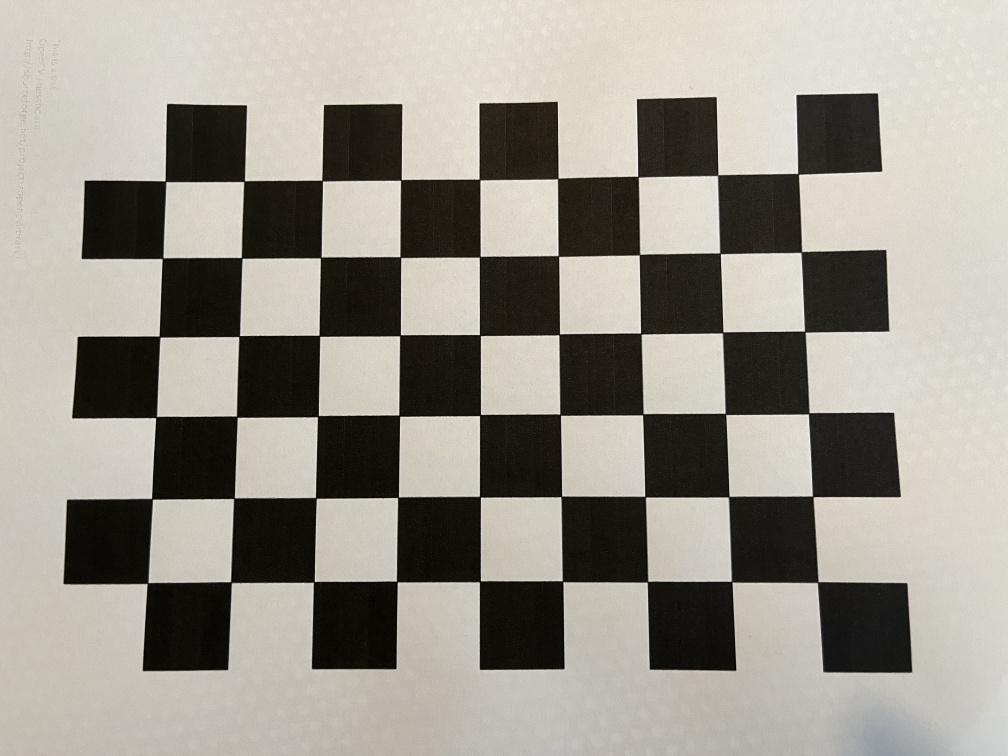
#> input picture photocalibration/0.JPG, 4032 x 3024 px (shown at 1/4 size); its folder holds only this picture in this run
$ python calibration.py
#> lines starting #> are read from the running program, lines starting #| are printed output that depends on the picture; after the words box and inside, x2 and y2 are one past the last pixel; in counts of white or black regions, pixels touching at a corner belong together; long printed decimals are rounded
#!/usr/bin/env python3
# -*- coding: utf-8 -*-
"""
Created on Fri Jan 27 12:05:12 2023

@author: smallsmallv
"""

import cv2
import numpy as np
import glob

# Threshold
criteria = (cv2.TERM_CRITERIA_EPS + cv2.TERM_CRITERIA_MAX_ITER, 30, 0.001)
#Checkerboard grid
w = 9
h = 6

objp = np.zeros((w*h,3), np.float32)
objp[:,:2] = np.mgrid[0:w,0:h].T.reshape(-1,2)

#20mm long
objp = 20*objp

# Store pairs of objet and image coordinates for corner points of the checkerboard grid
objpoints = []
imgpoints = []

images = glob.glob('photocalibration\\' + '*.JPG')
for fname in images:
    img = cv2.imread(fname)
#> img is the input picture: shape (3024, 4032, 3); mean B, G, R 140.1, 149.5, 153.4
    img = cv2.resize(img, [int(4032*0.25),int(3024*0.25)],interpolation = cv2.INTER_AREA)
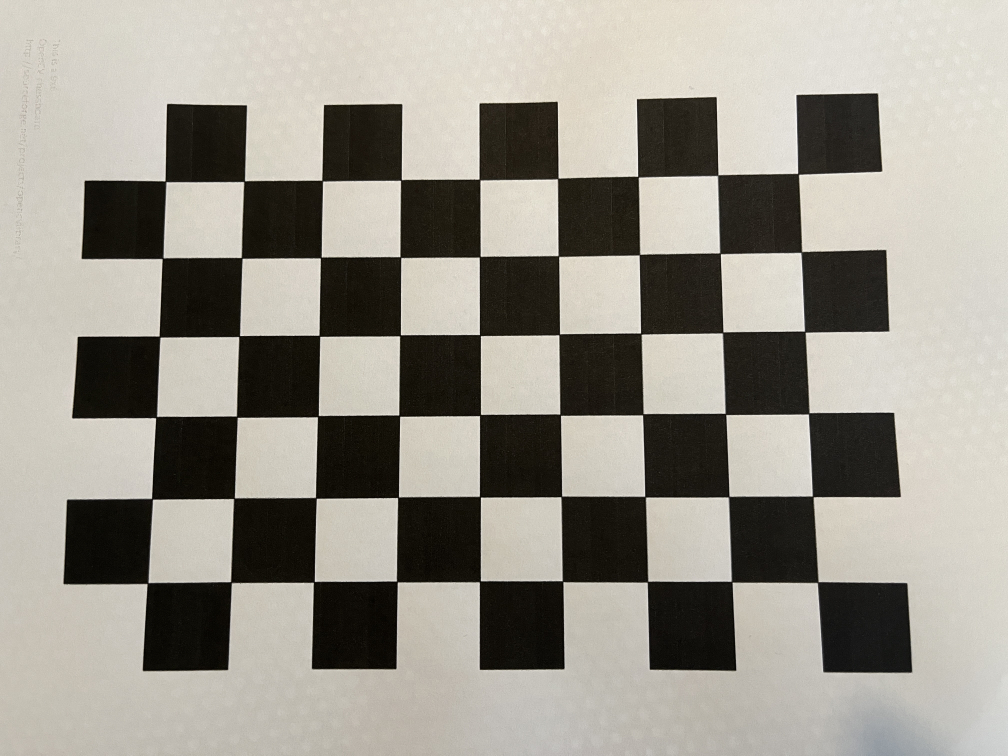
#> img: shape (756, 1008, 3); mean B, G, R 140.1, 149.5, 153.4
    gray = cv2.cvtColor(img,cv2.COLOR_BGR2GRAY)

    # Find the corner points of the checkerboard grid
    ret, corners = cv2.findChessboardCorners(gray, (w,h),None)
#> ret = True; corners = 54 rows, first 8: [818, 582], [731.1, 581.1], [647.3, 581.5], [561.9, 580.9], [479.9, 580.8], [397.1, 581.8], [313.8, 581.5], [230.7, 582.1]

    # If enough point pairs are found, store them
    if ret == True:
        cv2.cornerSubPix(gray,corners,(11,11),(-1,-1),criteria)
        objpoints.append(objp)
        imgpoints.append(corners)
        # Display corner points on the image
        cv2.drawChessboardCorners(img, (w,h), corners, ret)
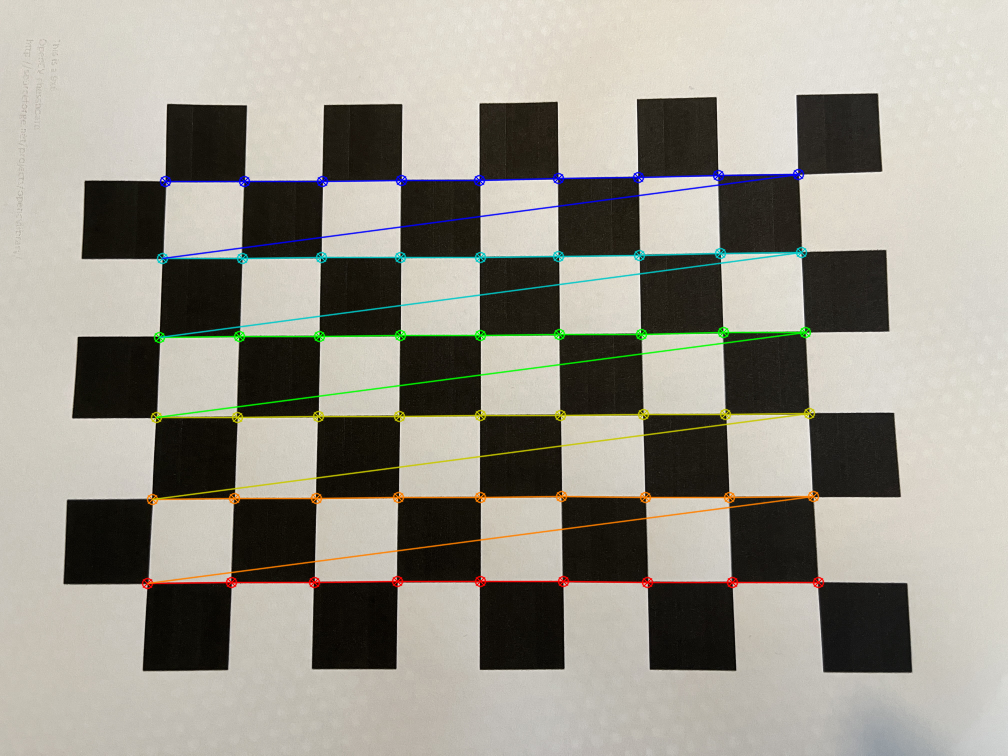
#> img: shape (756, 1008, 3); 3.39% of pixels changed, all inside (x1, y1, x2, y2) = (141, 168, 825, 590)
        cv2.imshow('findCorners',img)
        cv2.waitKey(1)
cv2.destroyAllWindows()

print("calculating")
# Calibration
ret, mtx, dist, rvecs, tvecs = cv2.calibrateCamera(objpoints, imgpoints, gray.shape[::-1], None, None)
#> ret = 0.277; mtx = [[957.1, 0, 490], [0, 961.1, 378.7], [0, 0, 1]]; dist = [[0.373, -3.47, -0.00355, -0.000849, 11.42]]; rvecs = ([0.0448, 0.22, 3.13],); tvecs = ([77.51, 48.03, 229.9],)

print("mtx=",mtx)
#| mtx= [[957.102   0.         489.998 ]
#|  [  0.         961.082 378.666]
#|  [  0.           0.           1.        ]]
print("dist=",dist)
#| dist= [[ 3.73191804e-01 -3.47038564e+00 -3.54720399e-03 -8.48529712e-04
#|    1.14178842e+01]]

$ run again, on photocalibration/12.JPG
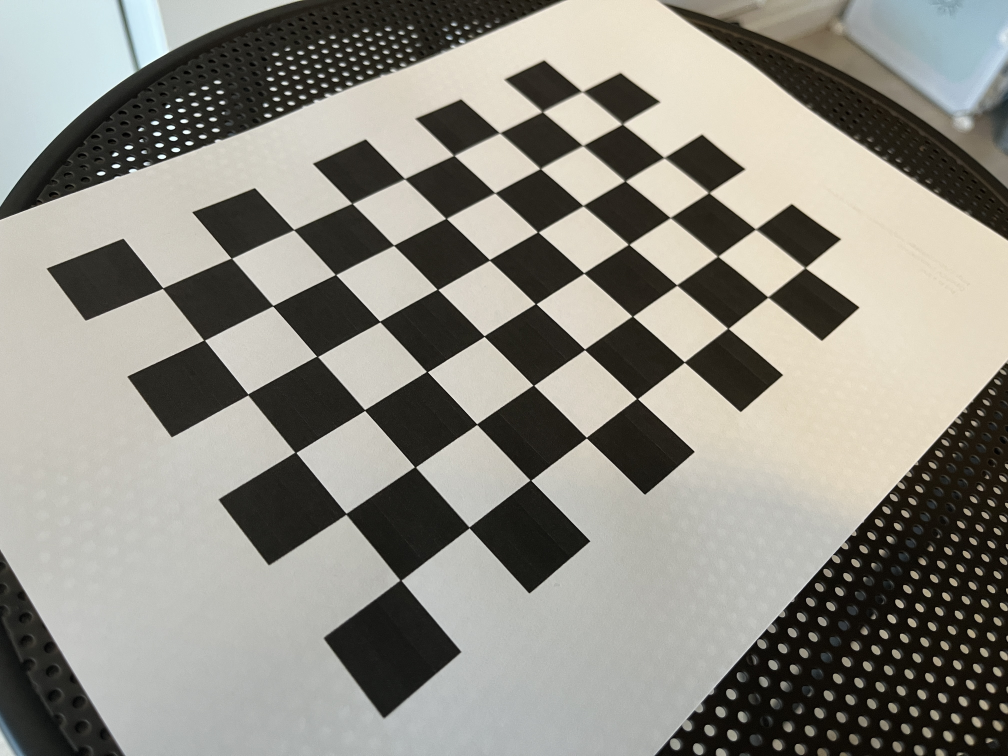
#> input picture photocalibration/12.JPG, 4032 x 3024 px (shown at 1/4 size)
#> img is the input picture: shape (3024, 4032, 3); mean B, G, R 131.1, 139.5, 141.5
#> `gray = cv2.cvtColor(img,cv2.COLOR_BGR2GRAY)`:
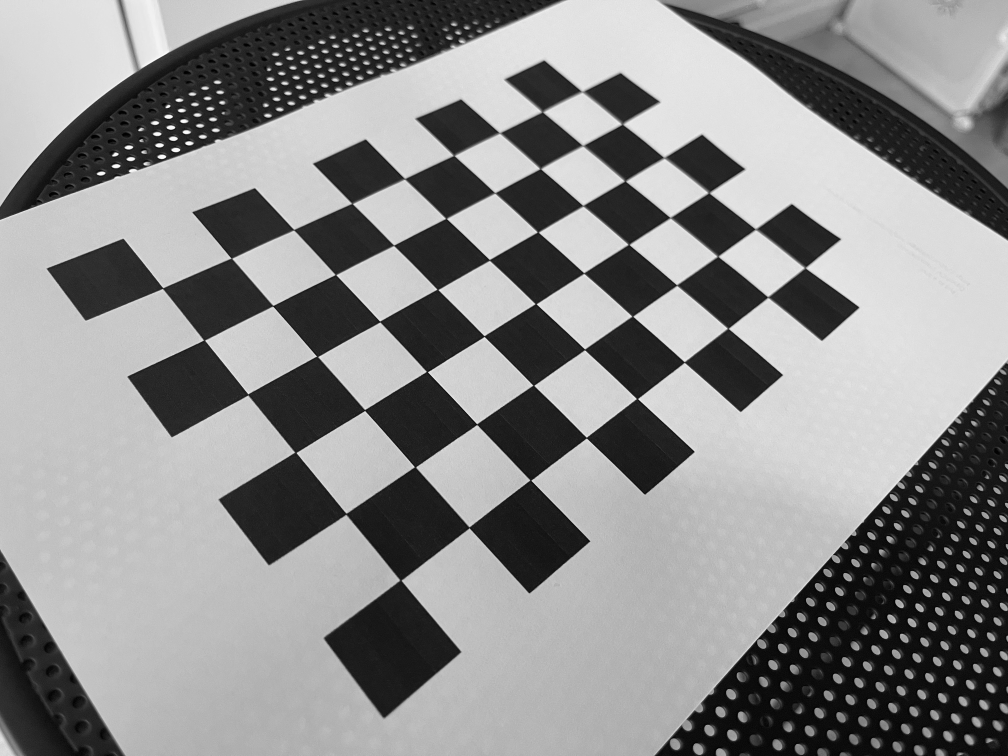
#> gray: shape (756, 1008); min 0, max 252, mean 139.2
#> `ret, corners = cv2.findChessboardCorners(gray, (w,h),None)`: ret = True; corners = 54 rows, first 8: [162.7, 288.1], [231.5, 258.3], [293.7, 229.6], [352.1, 203.4], [404.6, 178.7], [453.7, 155.4], [499.6, 133.2], [541.8, 111.7]
#> `cv2.drawChessboardCorners(img, (w,h), corners, ret)`:
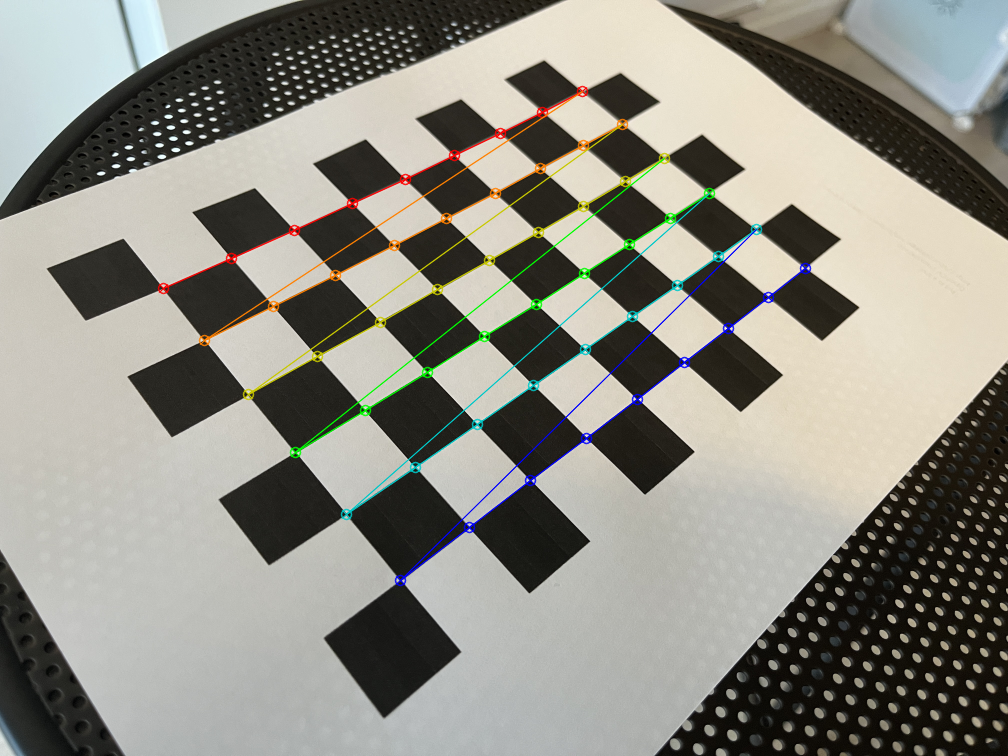
#> img: shape (756, 1008, 3); mean B, G, R 130.8, 139.8, 141.4
#> `ret, mtx, dist, rvecs, tvecs = cv2.calibrateCamera(objpoints, imgpoint..`: ret = 0.334; mtx = [[774.3, 0, 490], [0, 774, 344.4], [0, 0, 1]]; dist = [[0.155, -0.49, -0.0289, -0.000221, -0.105]]; rvecs = ([-0.555, -0.365, -0.655],); tvecs = ([-85.51, -13.52, 205.5],)
#| mtx= [[774.297   0.         489.951 ]
#|  [  0.         774.047 344.449]
#|  [  0.           0.           1.        ]]
#| dist= [[ 1.55439419e-01 -4.89565328e-01 -2.89205677e-02 -2.20715513e-04
#|   -1.04500476e-01]]

$ run again, on photocalibration/13.JPG
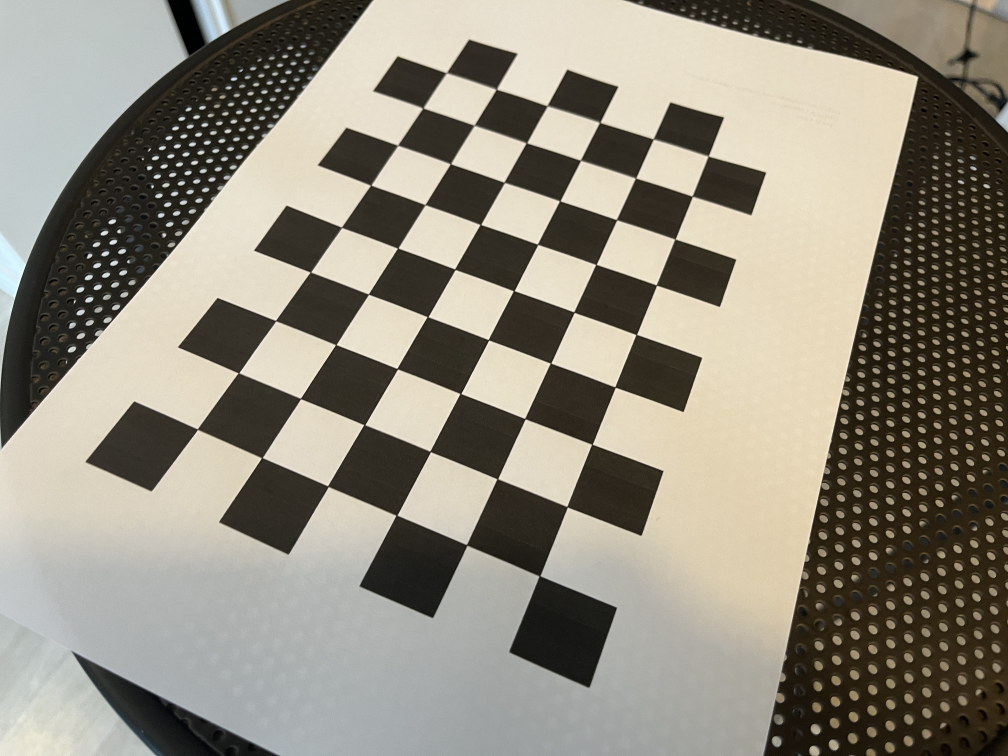
#> input picture photocalibration/13.JPG, 4032 x 3024 px (shown at 1/4 size)
#> img is the input picture: shape (3024, 4032, 3); mean B, G, R 124.8, 137.8, 143.1
#> `gray = cv2.cvtColor(img,cv2.COLOR_BGR2GRAY)`:
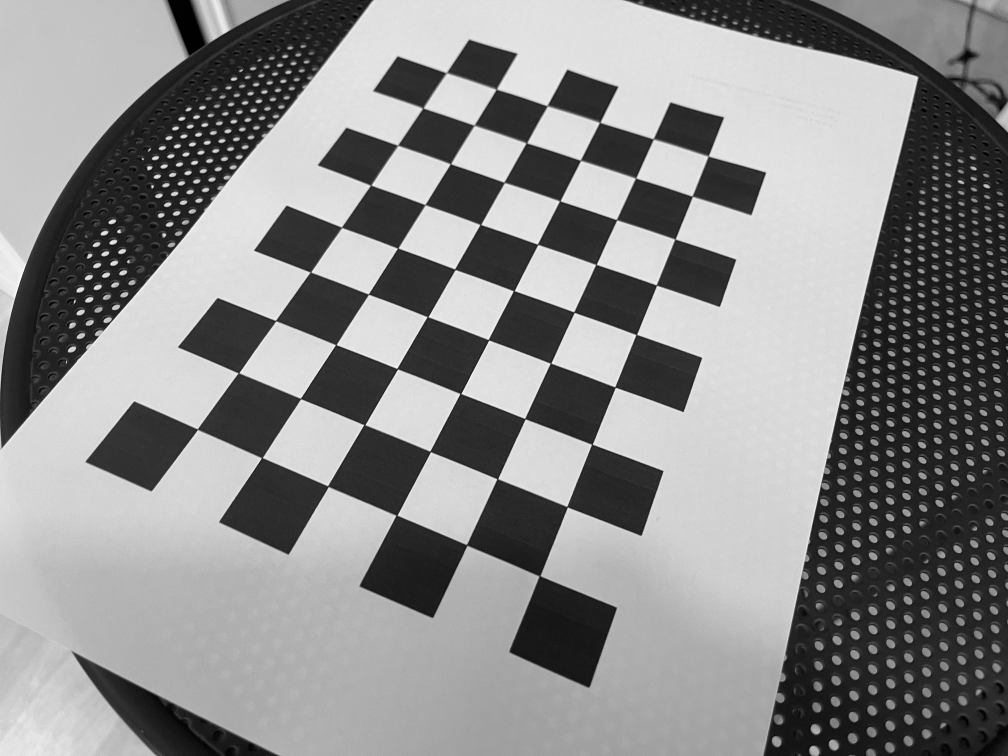
#> gray: shape (756, 1008); min 0, max 250, mean 137.9
#> `ret, corners = cv2.findChessboardCorners(gray, (w,h),None)`: ret = True; corners = 54 rows, first 8: [197.4, 429.2], [238.6, 372.8], [275.6, 320.6], [310.5, 272], [341.6, 227.3], [370.7, 185.3], [397.7, 145.4], [423, 108]
#> `cv2.drawChessboardCorners(img, (w,h), corners, ret)`:
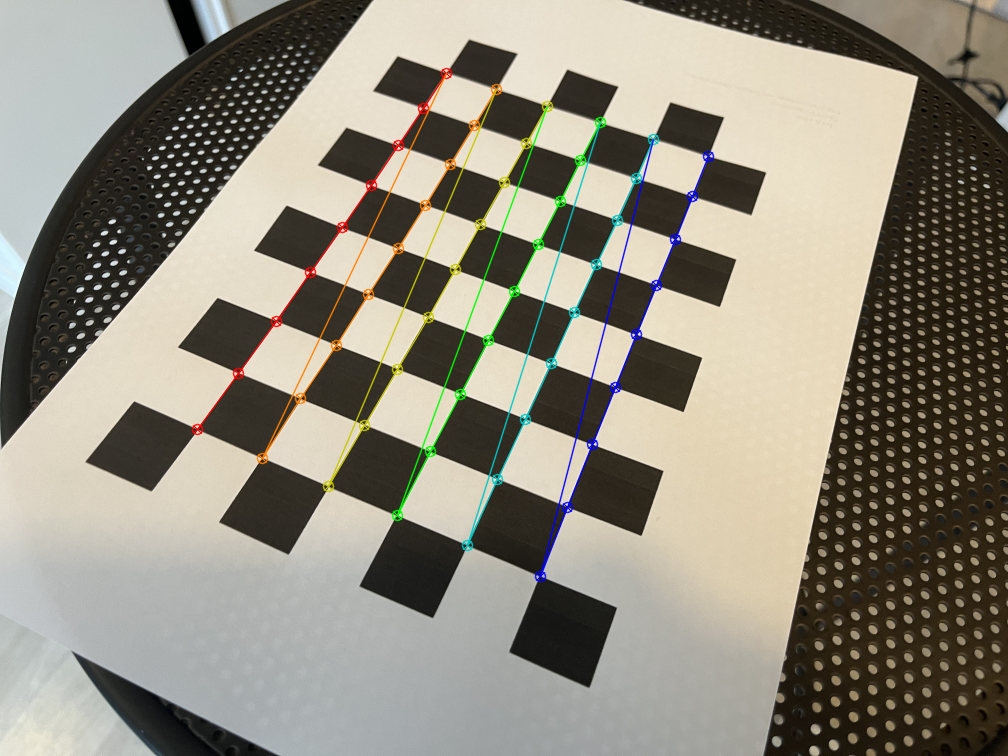
#> img: shape (756, 1008, 3); mean B, G, R 124.5, 138, 142.9
#> `ret, mtx, dist, rvecs, tvecs = cv2.calibrateCamera(objpoints, imgpoint..`: ret = 0.286; mtx = [[714.3, 0, 494.3], [0, 699.9, 349.7], [0, 0, 1]]; dist = [[0.105, -0.0058, -0.0267, -0.0019, -1.11]]; rvecs = ([-0.451, -0.333, -1.13],); tvecs = ([-80.58, 23.13, 195.6],)
#| mtx= [[714.287    0.         494.290]
#|  [  0.         699.923 349.700]
#|  [  0.           0.           1.        ]]
#| dist= [[ 0.1053 -0.005804 -0.02671  -0.001895   -1.111]]

$ run again, on photocalibration/2.JPG
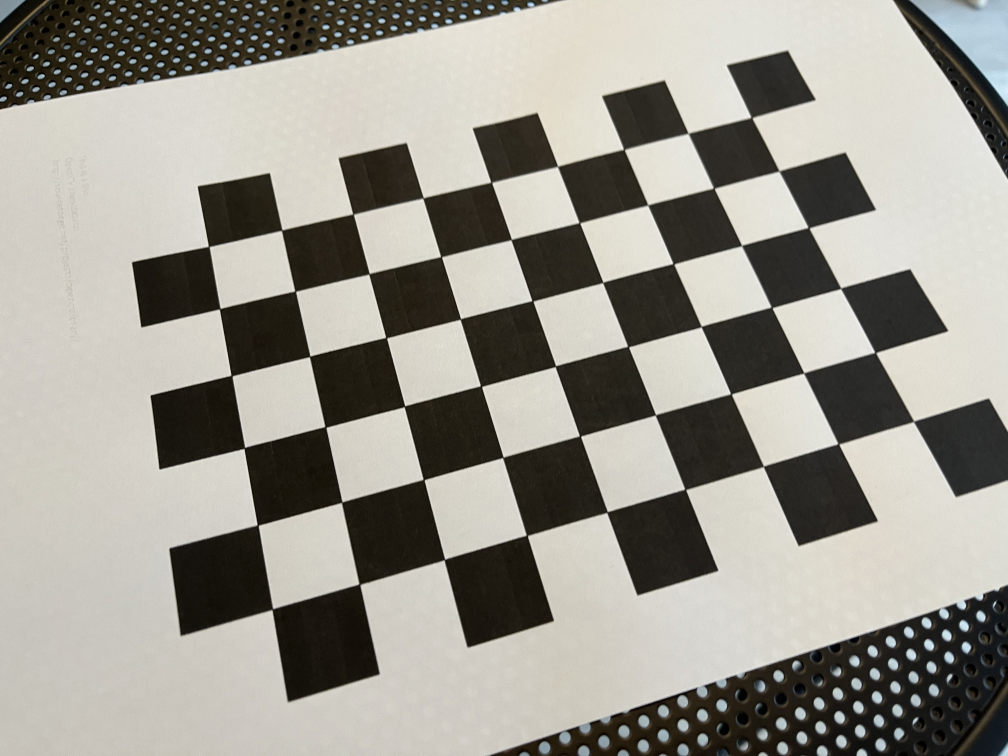
#> input picture photocalibration/2.JPG, 4032 x 3024 px (shown at 1/4 size)
#> img is the input picture: shape (3024, 4032, 3); mean B, G, R 141.6, 150.2, 152.9
#> `img = cv2.resize(img, [int(4032*0.25),int(3024*0.25)],interpolation = ..`:
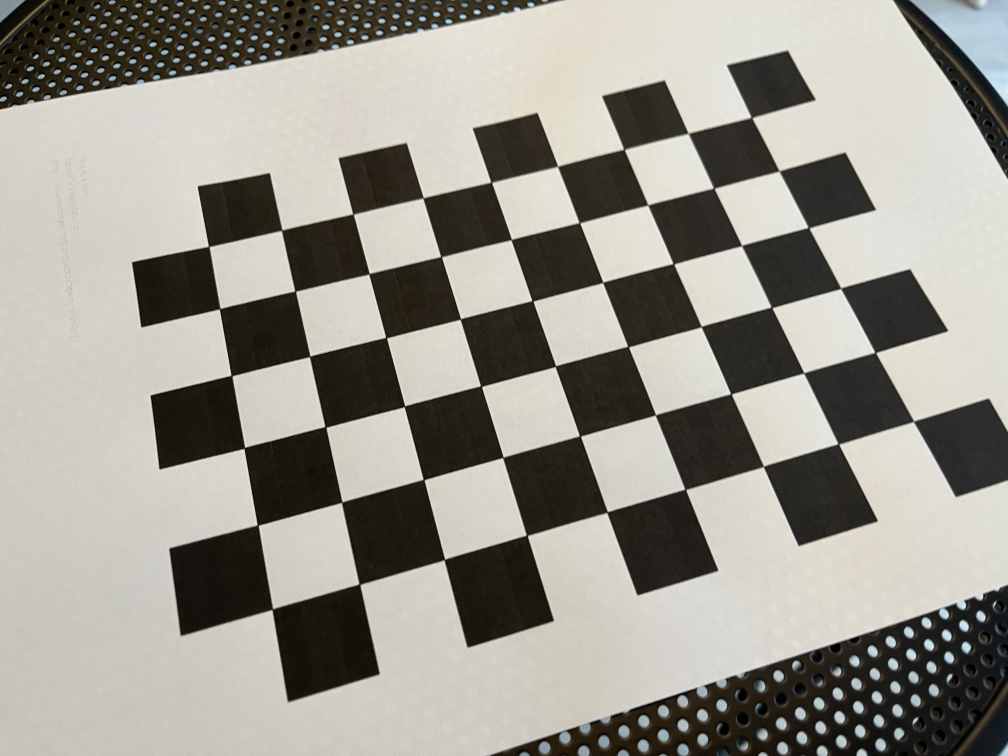
#> img: shape (756, 1008, 3); mean B, G, R 141.6, 150.2, 152.9
#> `ret, corners = cv2.findChessboardCorners(gray, (w,h),None)`: ret = True; corners = 54 rows, first 8: [912, 420], [836.8, 443.1], [764.1, 465.1], [684, 488.1], [607.1, 512.2], [527.6, 536.3], [444.6, 558.3], [358.5, 583.5]
#> `cv2.drawChessboardCorners(img, (w,h), corners, ret)`:
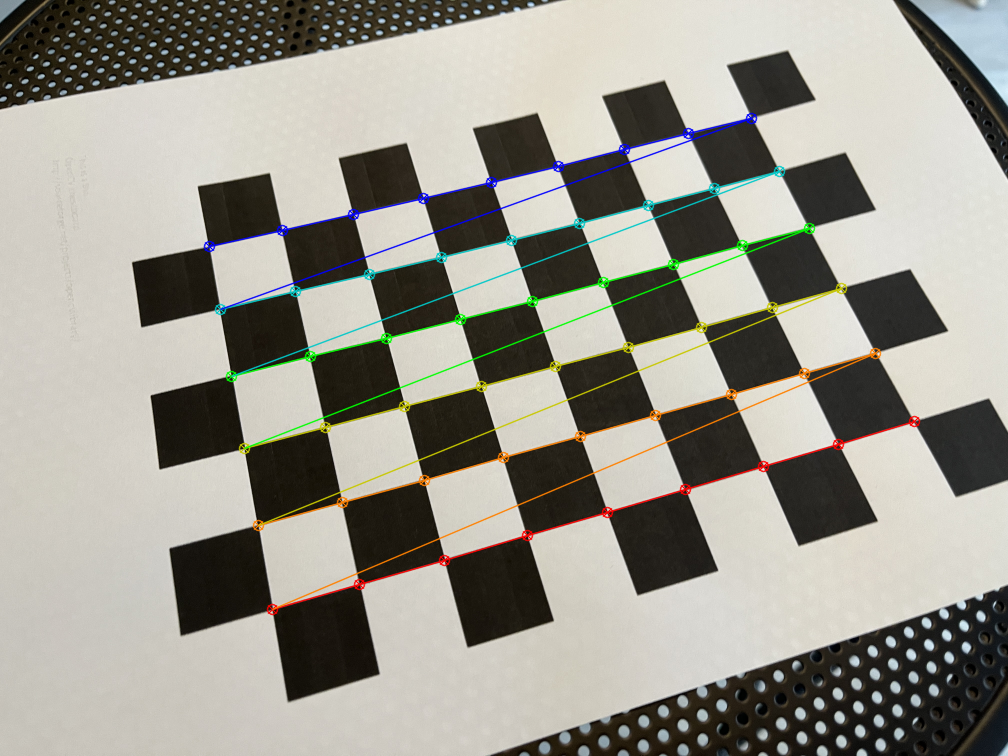
#> img: shape (756, 1008, 3); 3.07% of pixels changed, all inside (x1, y1, x2, y2) = (203, 112, 921, 616)
#> `ret, mtx, dist, rvecs, tvecs = cv2.calibrateCamera(objpoints, imgpoint..`: ret = 0.363; mtx = [[1773.9, 0, 513.8], [0, 3582.7, 392.9], [0, 0, 1]]; dist = [[1.2, -44.79, -0.0162, -0.000977, 549.7]]; rvecs = ([-0.225, 1.5, 2.46],); tvecs = ([98.81, 3.89, 445.2],)
#| mtx= [[1.77394682e+03 0.00000000e+00 5.13829498e+02]
#|  [0.00000000e+00 3.58272562e+03 3.92898112e+02]
#|  [0.00000000e+00 0.00000000e+00 1.00000000e+00]]
#| dist= [[ 1.19882129e+00 -4.47867025e+01 -1.61503527e-02 -9.77464242e-04
#|    5.49712236e+02]]
